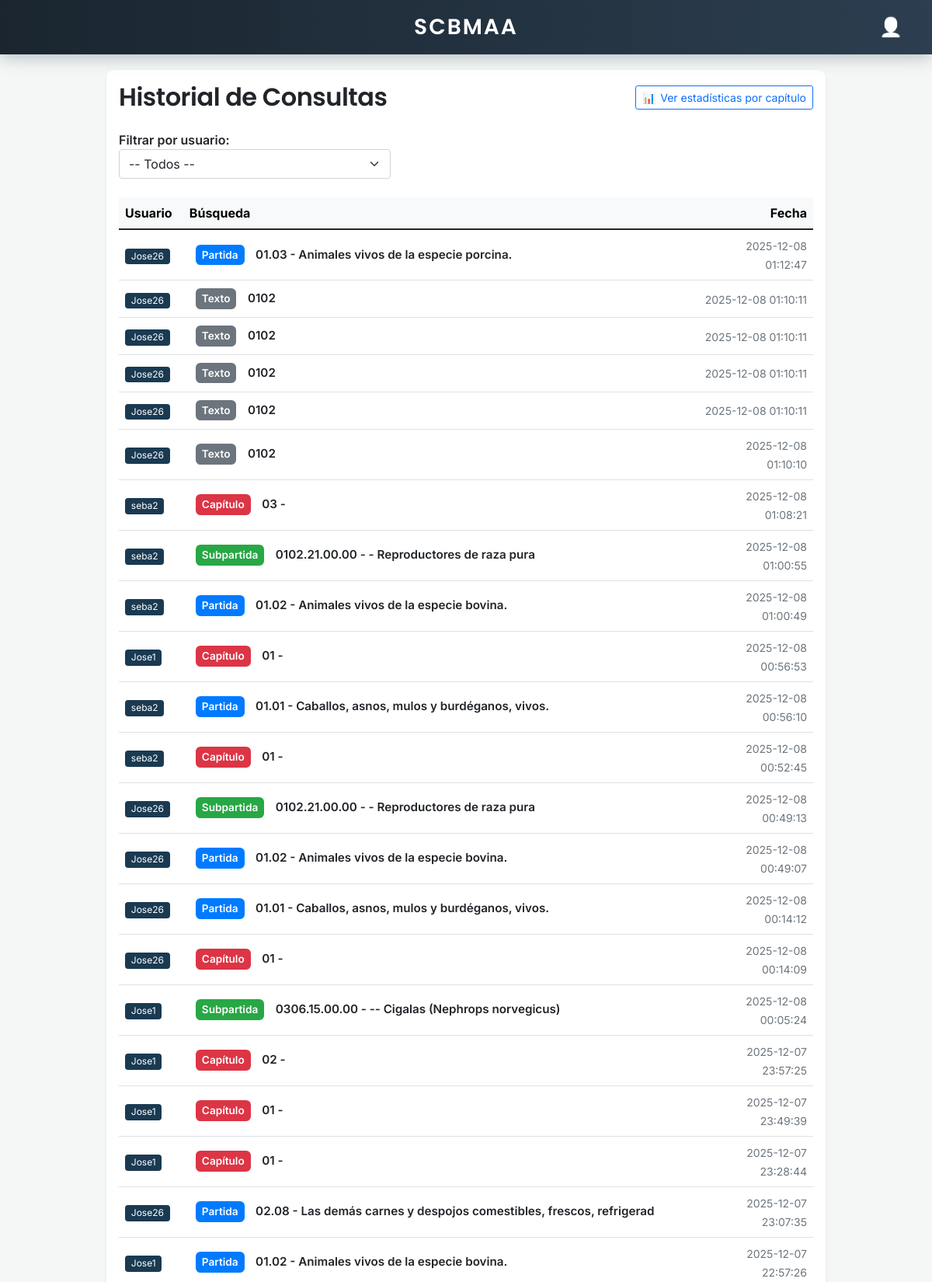
/logs/ (signed in, upper part), run on the app's committed database.
### usuarios/models.py (models this page shows, shortened)
class SearchLog(models.Model):
    user = models.ForeignKey(
        User,
        on_delete=models.CASCADE,
        related_name='search_logs',
        verbose_name='Usuario'
    )
    term = models.CharField(
        max_length=255,
        verbose_name='Término buscado'
    )
    timestamp = models.DateTimeField(
        default=timezone.now,
        verbose_name='Fecha y hora'
    )
    class Meta:
        verbose_name = 'Registro de búsqueda'
        verbose_name_plural = 'Registros de búsquedas'
        ordering = ['-timestamp']

### usuarios/views.py (the view, shortened to what this page needs)
# urls.py: path('logs/', views.view_search_logs, name='search_logs'),
@login_required
def view_search_logs(request):
    try:
        today = timezone.now().date()
        if request.user.is_staff or request.user.is_superuser:
            user_ids = SearchLog.objects.values_list('user', flat=True).distinct()
            users_list = User.objects.filter(id__in=user_ids).order_by('username')
            selected_user_id = request.GET.get('user_id')
            selected_user_logs = None
            selected_user_instance = None
            logs = SearchLog.objects.select_related('user').order_by('-timestamp')
            context = {
                'logs': logs,
                'users_list': users_list,
                'selected_user_logs': selected_user_logs,
                'selected_user_instance': selected_user_instance,
                'selected_user_id': selected_user_id,
                'debug_info': {
                    'total_logs': logs.count(),
                    'request_user': request.user.username,
                }
            }
            return render(request, 'usuarios/search_logs.html', context)
    except Exception as e:
        import traceback
        context = {
            'error': str(e),
            'logs': [],
            'users_list': [],
            'selected_user_logs': None,
            'selected_user_instance': None,
            'selected_user_id': None,
            'debug_info': {
                'error_details': traceback.format_exc()
            }
        }
        return render(request, 'usuarios/search_logs.html', context)

### aranceles/templatetags/custom_filters.py (called while the page is built)
@register.filter
def search_term_class(value):
    if value is None:
        return 'texto'
    try:
        s = str(value).strip()
        if ' -' in s:
            s = s.split(' -')[0].strip()
        import re
        s = re.sub(r'^[a-zA-Z\s]+', '', s).strip()
        if s.isdigit() and len(s) <= 2:
            return 'capitulo'
        if re.match(r'^\d{2}\.\d{2}$', s):
            return 'partida'
        if re.match(r'^[\d\.]+$', s) and len(s.replace('.', '')) > 4:
            return 'subpartida'
    except Exception:
        pass
    return 'texto'

### usuarios/templates/usuarios/search_logs.html (shortened to what this page needs)
{% extends 'base.html' %}
{% load tz %}
{% load custom_filters %}
{% block content %}
<div id="top-bar">
    <div class="top-center">
        <h1 id="home-link" onclick="window.location.href='/'">SCBMAA</h1>
    </div>
    <div class="top-right">
        <div id="user-container">
            <div id="user-icon">👤</div>
        </div>
    </div>
</div>
<div class="container mt-4">
    <div class="row justify-content-center">
        <div class="col-lg-10">
            <div class="card shadow-sm">
                <div class="card-body">
                    <div style="display:flex;align-items:center;justify-content:space-between;margin-bottom:1.5rem;">
                        <h2 class="mb-0">Historial de Consultas</h2>
                        <a class="btn btn-sm btn-outline-primary" href="{% url 'aranceles:estadisticas_gravamenes' %}" style="display:flex;align-items:center;gap:6px;"><span>📊</span> Ver estadísticas por capítulo</a>
                    </div>
                    {% if users_list %}
                    <form method="get" class="mb-4" style="max-width:350px;">
                        <label for="user_id" style="font-weight:600;">Filtrar por usuario:</label>
                        <select name="user_id" id="user_id" class="form-select" onchange="this.form.submit()">
                            <option value="">-- Todos --</option>
                        </select>
                    </form>
                    {% endif %}
                    {% if selected_user_logs is not None %}
                        <div class="table-responsive">
                            <table class="table table-hover align-middle">
                                <thead class="table-light">
                                    <tr>
                                        <th>Usuario</th>
                                        <th>Búsqueda</th>
                                        <th class="text-end">Fecha</th>
                                    </tr>
                                </thead>
                                <tbody>
                                    {% for log in selected_user_logs %}
                                    <tr>
                                        <td>
                                            <span class="badge" style="background-color:#1a3a52;">{{ log.user.username }}</span>
                                        </td>
                                        <td>
                                            <span class="search-type-badge {{ log.term|search_term_class }}">{% if log.term|search_term_class == 'capitulo' %}Capítulo{% elif log.term|search_term_class == 'partida' %}Partida{% elif log.term|search_term_class == 'subpartida' %}Subpartida{% else %}Texto{% endif %}</span>
                                            <span class="search-term">{{ log.term }}</span>
                                        </td>
                                        <td class="text-end">
                                            <small class="text-muted">
                                                {{ log.timestamp|localtime|date:"Y-m-d H:i:s" }}
                                            </small>
                                        </td>
                                    </tr>
                                    {% endfor %}
                                </tbody>
                            </table>
                        </div>
                    {% elif logs %}
                        {% if request.user.is_staff or request.user.is_superuser %}
                        <div class="table-responsive">
                            <table class="table table-hover align-middle">
                                <thead class="table-light">
                                    <tr>
                                        <th>Usuario</th>
                                        <th>Búsqueda</th>
                                        <th class="text-end">Fecha</th>
                                    </tr>
                                </thead>
                                <tbody>
                                    {% for log in logs %}
                                    <tr>
                                        <td>
                                            <span class="badge" style="background-color:#1a3a52;">{{ log.user.username }}</span>
                                        </td>
                                        <td>
                                            <span class="search-type-badge {{ log.term|search_term_class }}">{% if log.term|search_term_class == 'capitulo' %}Capítulo{% elif log.term|search_term_class == 'partida' %}Partida{% elif log.term|search_term_class == 'subpartida' %}Subpartida{% else %}Texto{% endif %}</span>
                                            <span class="search-term">{{ log.term }}</span>
                                        </td>
                                        <td class="text-end">
                                            <small class="text-muted">
                                                {{ log.timestamp|localtime|date:"Y-m-d H:i:s" }}
                                            </small>
                                        </td>
                                    </tr>
                                    {% endfor %}
                                </tbody>
                            </table>
                        </div>
                        {% endif %}
                    {% else %}
                        <div class="alert alert-warning text-center">
                            <i class="fas fa-info-circle"></i> No hay registros de búsqueda para mostrar.
                        </div>
                    {% endif %}
                </div>
            </div>
        </div>
    </div>
</div>
<link href="https://cdnjs.cloudflare.com/ajax/libs/font-awesome/5.15.4/css/all.min.css" rel="stylesheet">
{% endblock %}

### templates/base.html (shortened to what this page needs)
<!DOCTYPE html>
<html lang="es">
<head>
    <link href="https://cdn.jsdelivr.net/npm/bootstrap@5.1.3/dist/css/bootstrap.min.css" rel="stylesheet">
</head>
<body>
    {% block content %}
    {% endblock %}
</body>
</html>

### templates/base.html (style rules this page uses)
body { font-family: 'Inter', -apple-system, BlinkMacSystemFont, 'Segoe UI', sans-serif !important; -webkit-font-smoothing: antialiased; -moz-osx-font-smoothing: grayscale; }
h1, h2, h3, h4, h5, h6 { font-family: 'Poppins', -apple-system, BlinkMacSystemFont, sans-serif !important; font-weight: 600 !important; letter-spacing: -0.5px; }

### usuarios/templates/usuarios/search_logs.html (style rules this page uses)
:root { --primary-dark: #2c3e50; --primary-darker: #1a252f; --shadow-heavy: rgba(44, 62, 80, 0.3); }
#top-bar { position: fixed; top: 0; left: 0; right: 0; height: 70px; background: linear-gradient(90deg, var(--primary-darker) 0%, var(--primary-dark) 100%); z-index: 1001; display: flex; align-items: center; padding: 0 30px; box-shadow: 0 4px 20px var(--shadow-heavy); backdrop-filter: blur(10px); }
#top-bar h1 { color: #fff; margin: 0; font-size: 28px; font-weight: 700; cursor: pointer; letter-spacing: 2px; text-shadow: 2px 2px 4px var(--shadow-heavy); transition: opacity 0.3s ease; text-decoration: none; }
.top-center { flex: 1; display: flex; align-items: center; justify-content: center; }
.top-right { width: auto; display: flex; align-items: center; justify-content: flex-end; position: relative; }
#home-link { position: absolute; left: 50%; top: 50%; transform: translate(-50%, -50%); z-index: 1200; margin: 0; pointer-events: auto; color: #fff; text-decoration: none; cursor: pointer; }
#user-container { margin-left: auto; position: relative; }
#user-icon { color: white; font-size: 24px; cursor: pointer; padding: 8px; border-radius: 50%; transition: background-color 0.3s ease; display: flex; align-items: center; justify-content: center; filter: brightness(0) invert(1); }
body { margin: 0; padding: 0; background-color: #f4f7f6; }
.container { margin-top: 90px !important; }
.table .search-term { font-weight:600; padding:4px 10px; border-radius:12px; display:inline-block; font-size:0.95rem; }
.search-type-badge { display:inline-block; margin-left:8px; padding:3px 8px; border-radius:6px; font-size:0.85rem; font-weight:600; color:#fff; }
.search-type-badge.capitulo { background-color:#dc3545; }
.search-type-badge.partida { background-color:#007bff; }
.search-type-badge.subpartida { background-color:#28a745; }
.search-type-badge.texto { background-color:#6c757d; }
.card { border: none; border-radius: 10px; }
.table th { background-color: #f8f9fa; border-top: none; }
.table td { vertical-align: middle; }
.badge { font-weight: normal; }

### data on the page
SearchLog: user.username "Jose26", shows "Partida", term "01.03 - Animales vivos de la especie porcina.", timestamp "2025-12-08 01:12:47"
SearchLog: user.username "Jose26", shows "Texto", term "0102", timestamp "2025-12-08 01:10:11"
SearchLog: user.username "Jose26", shows "Texto", term "0102", timestamp "2025-12-08 01:10:11"
SearchLog: user.username "Jose26", shows "Texto", term "0102", timestamp "2025-12-08 01:10:11"
SearchLog: user.username "Jose26", shows "Texto", term "0102", timestamp "2025-12-08 01:10:11"
SearchLog: user.username "Jose26", shows "Texto", term "0102", timestamp "2025-12-08 01:10:10"
SearchLog: user.username "seba2", shows "Capítulo", term "03 -", timestamp "2025-12-08 01:08:21"
SearchLog: user.username "seba2", shows "Subpartida", term "0102.21.00.00 - - Reproductores de raza pura", timestamp "2025-12-08 01:00:55"
SearchLog: user.username "seba2", shows "Partida", term "01.02 - Animales vivos de la especie bovina.", timestamp "2025-12-08 01:00:49"
SearchLog: user.username "Jose1", shows "Capítulo", term "01 -", timestamp "2025-12-08 00:56:53"
SearchLog: user.username "seba2", shows "Partida", term "01.01 - Caballos, asnos, mulos y burdéganos, vivos.", timestamp "2025-12-08 00:56:10"
SearchLog: user.username "seba2", shows "Capítulo", term "01 -", timestamp "2025-12-08 00:52:45"
SearchLog: user.username "Jose26", shows "Subpartida", term "0102.21.00.00 - - Reproductores de raza pura", timestamp "2025-12-08 00:49:13"
SearchLog: user.username "Jose26", shows "Partida", term "01.02 - Animales vivos de la especie bovina.", timestamp "2025-12-08 00:49:07"
SearchLog: user.username "Jose26", shows "Partida", term "01.01 - Caballos, asnos, mulos y burdéganos, vivos.", timestamp "2025-12-08 00:14:12"
SearchLog: user.username "Jose26", shows "Capítulo", term "01 -", timestamp "2025-12-08 00:14:09"
SearchLog: user.username "Jose1", shows "Subpartida", term "0306.15.00.00 - -- Cigalas (Nephrops norvegicus)", timestamp "2025-12-08 00:05:24"
SearchLog: user.username "Jose1", shows "Capítulo", term "02 -", timestamp "2025-12-07 23:57:25"
SearchLog: user.username "Jose1", shows "Capítulo", term "01 -", timestamp "2025-12-07 23:49:39"
SearchLog: user.username "Jose1", shows "Capítulo", term "01 -", timestamp "2025-12-07 23:28:44"
SearchLog: user.username "Jose26", shows "Partida", term "02.08 - Las demás carnes y despojos comestibles, frescos, refrigerad", timestamp "2025-12-07 23:07:35"
SearchLog: user.username "Jose1", shows "Partida", term "01.02 - Animales vivos de la especie bovina.", timestamp "2025-12-07 22:57:26"
